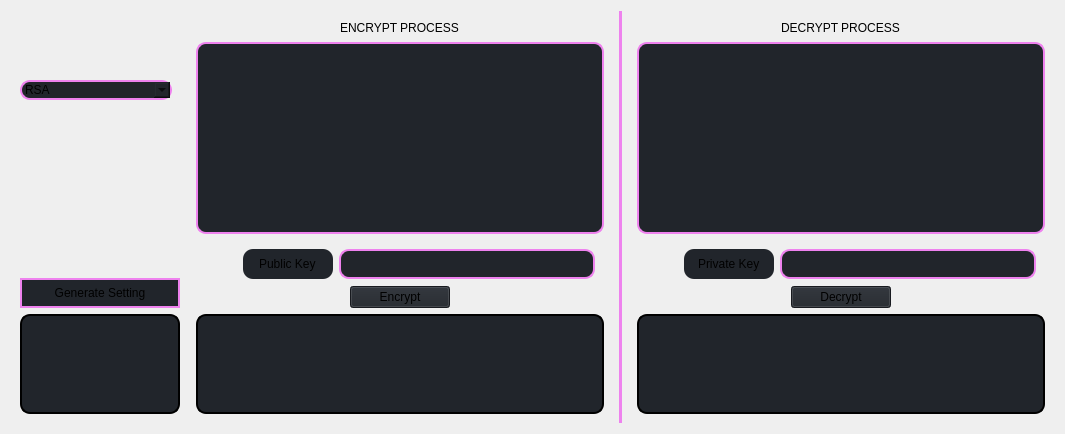
                     <widget class="QWidget" name="new_page">
                      <layout class="QHBoxLayout" name="horizontalLayout_8">
                       <item>
                        <widget class="QWidget" name="public_key_combo" native="true">
                         <property name="sizePolicy">
                          <sizepolicy hsizetype="Expanding" vsizetype="Expanding">
                           <horstretch>0</horstretch>
                           <verstretch>0</verstretch>
                          </sizepolicy>
                         </property>
                         <property name="maximumSize">
                          <size>
                           <width>170</width>
                           <height>16777215</height>
                          </size>
                         </property>
                         <property name="layoutDirection">
                          <enum>Qt::LeftToRight</enum>
                         </property>
                         <layout class="QVBoxLayout" name="verticalLayout_21">
                          <item alignment="Qt::AlignVCenter">
                           <widget class="QComboBox" name="public_key_list">
                            <property name="sizePolicy">
                             <sizepolicy hsizetype="Minimum" vsizetype="Expanding">
                              <horstretch>0</horstretch>
                              <verstretch>0</verstretch>
                             </sizepolicy>
                            </property>
                            <property name="maximumSize">
                             <size>
                              <width>167</width>
                              <height>32</height>
                             </size>
                            </property>
                            <property name="layoutDirection">
                             <enum>Qt::LeftToRight</enum>
                            </property>
                            <property name="styleSheet">
                             <string notr="true">background-color: rgb(33, 37, 43);
border: 2px solid violet;
border-radius: 10px;</string>
                            </property>
                            <property name="sizeAdjustPolicy">
                             <enum>QComboBox::AdjustToContentsOnFirstShow</enum>
                            </property>
                            <item>
                             <property name="text">
                              <string>RSA</string>
                             </property>
                            </item>
                            <item>
                             <property name="text">
                              <string>Rabin</string>
                             </property>
                            </item>
                            <item>
                             <property name="text">
                              <string>ElGamal</string>
                             </property>
                            </item>
                            <item>
                             <property name="text">
                              <string>Menezes-Vanstone</string>
                             </property>
                            </item>
                           </widget>
                          </item>
                          <item alignment="Qt::AlignBottom">
                           <widget class="QPushButton" name="public_key_generate_settings">
                            <property name="sizePolicy">
                             <sizepolicy hsizetype="Minimum" vsizetype="Expanding">
                              <horstretch>0</horstretch>
                              <verstretch>0</verstretch>
                             </sizepolicy>
                            </property>
                            <property name="minimumSize">
                             <size>
                              <width>160</width>
                              <height>30</height>
                             </size>
                            </property>
                            <property name="maximumSize">
                             <size>
                              <width>160</width>
                              <height>30</height>
                             </size>
                            </property>
                            <property name="styleSheet">
                             <string notr="true">background-color: rgb(33, 37, 43);
border: 2px solid violet;</string>
                            </property>
                            <property name="text">
                             <string>Generate Setting</string>
                            </property>
                            <property name="icon">
                             <iconset resource="resources.qrc">
                              <normaloff>:/icons/images/icons/cil-dialpad.png</normaloff>:/icons/images/icons/cil-dialpad.png</iconset>
                            </property>
                           </widget>
                          </item>
                          <item>
                           <widget class="QTextEdit" name="public_key_settings_output">
                            <property name="minimumSize">
                             <size>
                              <width>160</width>
                              <height>100</height>
                             </size>
                            </property>
                            <property name="maximumSize">
                             <size>
                              <width>160</width>
                              <height>100</height>
                             </size>
                            </property>
                            <property name="styleSheet">
                             <string notr="true">background-color: rgb(33, 37, 43);
border: 2px solid black;
border-radius: 10px;</string>
                            </property>
                            <property name="readOnly">
                             <bool>true</bool>
                            </property>
                           </widget>
                          </item>
                         </layout>
                        </widget>
                       </item>
                       <item>
                        <widget class="QWidget" name="public_input_widget" native="true">
                         <layout class="QVBoxLayout" name="verticalLayout_19">
                          <item>
                           <widget class="QLineEdit" name="public_encrypt_process">
                            <property name="styleSheet">
                             <string notr="true">background-color: transparent;
border: none;</string>
                            </property>
                            <property name="text">
                             <string>ENCRYPT PROCESS</string>
                            </property>
                            <property name="alignment">
                             <set>Qt::AlignCenter</set>
                            </property>
                            <property name="readOnly">
                             <bool>true</bool>
                            </property>
                           </widget>
                          </item>
                          <item>
                           <widget class="QTextEdit" name="public_encrypt_input">
                            <property name="styleSheet">
                             <string notr="true">background-color: rgb(33, 37, 43);

border: 2px solid violet;
border-radius: 10px;</string>
                            </property>
                           </widget>
                          </item>
                          <item>
                           <widget class="QWidget" name="public_public_key_widget" native="true">
                            <property name="minimumSize">
                             <size>
                              <width>0</width>
                              <height>40</height>
                             </size>
                            </property>
                            <property name="maximumSize">
                             <size>
                              <width>16777215</width>
                              <height>40</height>
                             </size>
                            </property>
                            <layout class="QHBoxLayout" name="horizontalLayout_12">
                             <item>
                              <widget class="QPushButton" name="public_key_icon">
                               <property name="enabled">
                                <bool>false</bool>
                               </property>
                               <property name="minimumSize">
                                <size>
                                 <width>0</width>
                                 <height>30</height>
                                </size>
                               </property>
                               <property name="maximumSize">
                                <size>
                                 <width>16777215</width>
                                 <height>30</height>
                                </size>
                               </property>
                               <property name="styleSheet">
                                <string notr="true">border: none;</string>
                               </property>
                               <property name="text">
                                <string/>
                               </property>
                               <property name="icon">
                                <iconset resource="resources.qrc">
                                 <normaloff>:/icons/images/icons/cil-transfer.png</normaloff>:/icons/images/icons/cil-transfer.png</iconset>
                               </property>
                              </widget>
                             </item>
                             <item>
                              <widget class="QLineEdit" name="public_key_line">
                               <property name="sizePolicy">
                                <sizepolicy hsizetype="Expanding" vsizetype="Expanding">
                                 <horstretch>0</horstretch>
                                 <verstretch>0</verstretch>
                                </sizepolicy>
                               </property>
                               <property name="minimumSize">
                                <size>
                                 <width>90</width>
                                 <height>30</height>
                                </size>
                               </property>
                               <property name="maximumSize">
                                <size>
                                 <width>90</width>
                                 <height>30</height>
                                </size>
                               </property>
                               <property name="styleSheet">
                                <string notr="true">background-color: rgb(33, 37, 43);
border: nonee;
border-radius: 10px;</string>
                               </property>
                               <property name="text">
                                <string>Public Key</string>
                               </property>
                               <property name="alignment">
                                <set>Qt::AlignCenter</set>
                               </property>
                               <property name="readOnly">
                                <bool>true</bool>
                               </property>
                              </widget>
                             </item>
                             <item>
                              <widget class="QTextEdit" name="public_key_input">
                               <property name="minimumSize">
                                <size>
                                 <width>0</width>
                                 <height>30</height>
                                </size>
                               </property>
                               <property name="maximumSize">
                                <size>
                                 <width>16777215</width>
                                 <height>30</height>
                                </size>
                               </property>
                               <property name="styleSheet">
                                <string notr="true">background-color: rgb(33, 37, 43);
border: 2px solid violet;
border-radius: 10px;</string>
                               </property>
                              </widget>
                             </item>
                            </layout>
                           </widget>
                          </item>
                          <item alignment="Qt::AlignHCenter">
                           <widget class="QPushButton" name="public_btn_encrypt">
                            <property name="sizePolicy">
                             <sizepolicy hsizetype="Minimum" vsizetype="Expanding">
                              <horstretch>0</horstretch>
                              <verstretch>0</verstretch>
                             </sizepolicy>
                            </property>
                            <property name="minimumSize">
                             <size>
                              <width>100</width>
                              <height>0</height>
                             </size>
                            </property>
                            <property name="maximumSize">
                             <size>
                              <width>500</width>
                              <height>40</height>
                             </size>
                            </property>
                            <property name="styleSheet">
                             <string notr="true">background-color: rgb(33, 37, 43);</string>
                            </property>
                            <property name="text">
                             <string>Encrypt</string>
                            </property>
                            <property name="icon">
                             <iconset resource="resources.qrc">
                              <normaloff>:/icons/images/icons/cil-lock-locked.png</normaloff>:/icons/images/icons/cil-lock-locked.png</iconset>
                            </property>
                           </widget>
                          </item>
                          <item>
                           <widget class="QTextEdit" name="public_encrypt_output">
                            <property name="maximumSize">
                             <size>
                              <width>16777215</width>
                              <height>100</height>
                             </size>
                            </property>
                            <property name="styleSheet">
                             <string notr="true">background-color: rgb(33, 37, 43);
border: 2px solid black;
border-radius: 10px;</string>
                            </property>
                            <property name="readOnly">
                             <bool>true</bool>
                            </property>
                           </widget>
                          </item>
                         </layout>
                        </widget>
                       </item>
                       <item>
                        <widget class="QFrame" name="public_vertical_line">
                         <property name="styleSheet">
                          <string notr="true">border-width: 5px;
 border-style: solid; 
border-color: violet;</string>
                         </property>
                         <property name="frameShape">
                          <enum>QFrame::VLine</enum>
                         </property>
                         <property name="frameShadow">
                          <enum>QFrame::Raised</enum>
                         </property>
                        </widget>
                       </item>
                       <item>
                        <widget class="QWidget" name="public_output_widget" native="true">
                         <layout class="QVBoxLayout" name="verticalLayout_20">
                          <item>
                           <widget class="QLineEdit" name="public_decrypt_process">
                            <property name="styleSheet">
                             <string notr="true">background-color: transparent;
border: none;</string>
                            </property>
                            <property name="text">
                             <string>DECRYPT PROCESS</string>
                            </property>
                            <property name="alignment">
                             <set>Qt::AlignCenter</set>
                            </property>
                            <property name="readOnly">
                             <bool>true</bool>
                            </property>
                           </widget>
                          </item>
                          <item>
                           <widget class="QTextEdit" name="public_decrypt_input">
                            <property name="styleSheet">
                             <string notr="true">background-color: rgb(33, 37, 43);
border: 2px solid violet;
border-radius: 10px;</string>
                            </property>
                            <property name="readOnly">
                             <bool>false</bool>
                            </property>
                           </widget>
                          </item>
                          <item>
                           <widget class="QWidget" name="public_private_key_widget" native="true">
                            <property name="minimumSize">
                             <size>
                              <width>0</width>
                              <height>40</height>
                             </size>
                            </property>
                            <property name="maximumSize">
                             <size>
                              <width>16777215</width>
                              <height>40</height>
                             </size>
                            </property>
                            <layout class="QHBoxLayout" name="horizontalLayout_13">
                             <item>
                              <widget class="QPushButton" name="private_key_icon">
                               <property name="enabled">
                                <bool>false</bool>
                               </property>
                               <property name="minimumSize">
                                <size>
                                 <width>0</width>
                                 <height>30</height>
                                </size>
                               </property>
                               <property name="maximumSize">
                                <size>
                                 <width>16777215</width>
                                 <height>30</height>
                                </size>
                               </property>
                               <property name="styleSheet">
                                <string notr="true">border: none;</string>
                               </property>
                               <property name="text">
                                <string/>
                               </property>
                               <property name="icon">
                                <iconset resource="resources.qrc">
                                 <normaloff>:/icons/images/icons/public_key_2.png</normaloff>:/icons/images/icons/public_key_2.png</iconset>
                               </property>
                              </widget>
                             </item>
                             <item>
                              <widget class="QLineEdit" name="private_key_line">
                               <property name="sizePolicy">
                                <sizepolicy hsizetype="Expanding" vsizetype="Expanding">
                                 <horstretch>0</horstretch>
                                 <verstretch>0</verstretch>
                                </sizepolicy>
                               </property>
                               <property name="minimumSize">
                                <size>
                                 <width>90</width>
                                 <height>30</height>
                                </size>
                               </property>
                               <property name="maximumSize">
                                <size>
                                 <width>90</width>
                                 <height>30</height>
                                </size>
                               </property>
                               <property name="styleSheet">
                                <string notr="true">background-color: rgb(33, 37, 43);
border: none;
border-radius: 10px;</string>
                               </property>
                               <property name="text">
                                <string>Private Key</string>
                               </property>
                               <property name="alignment">
                                <set>Qt::AlignCenter</set>
                               </property>
                               <property name="readOnly">
                                <bool>true</bool>
                               </property>
                              </widget>
                             </item>
                             <item>
                              <widget class="QTextEdit" name="private_key_input">
                               <property name="minimumSize">
                                <size>
                                 <width>0</width>
                                 <height>30</height>
                                </size>
                               </property>
                               <property name="maximumSize">
                                <size>
                                 <width>16777215</width>
                                 <height>30</height>
                                </size>
                               </property>
                               <property name="styleSheet">
                                <string notr="true">background-color: rgb(33, 37, 43);
border: 2px solid violet;
border-radius: 10px;</string>
                               </property>
                              </widget>
                             </item>
                            </layout>
                           </widget>
                          </item>
                          <item alignment="Qt::AlignHCenter">
                           <widget class="QPushButton" name="public_btn_decrypt">
                            <property name="sizePolicy">
                             <sizepolicy hsizetype="Minimum" vsizetype="Expanding">
                              <horstretch>0</horstretch>
                              <verstretch>0</verstretch>
                             </sizepolicy>
                            </property>
                            <property name="minimumSize">
                             <size>
                              <width>100</width>
                              <height>0</height>
                             </size>
                            </property>
                            <property name="maximumSize">
                             <size>
                              <width>500</width>
                              <height>40</height>
                             </size>
                            </property>
                            <property name="styleSheet">
                             <string notr="true">background-color: rgb(33, 37, 43);</string>
                            </property>
                            <property name="text">
                             <string>Decrypt</string>
                            </property>
                            <property name="icon">
                             <iconset resource="resources.qrc">
                              <normaloff>:/icons/images/icons/cil-lock-unlocked.png</normaloff>:/icons/images/icons/cil-lock-unlocked.png</iconset>
                            </property>
                           </widget>
                          </item>
                          <item>
                           <widget class="QTextEdit" name="public_decrypt_output">
                            <property name="maximumSize">
                             <size>
                              <width>16777215</width>
                              <height>100</height>
                             </size>
                            </property>
                            <property name="styleSheet">
                             <string notr="true">background-color: rgb(33, 37, 43);
border: 2px solid black;
border-radius: 10px;</string>
                            </property>
                            <property name="readOnly">
                             <bool>true</bool>
                            </property>
                           </widget>
                          </item>
                         </layout>
                        </widget>
                       </item>
                      </layout>
                     </widget>
